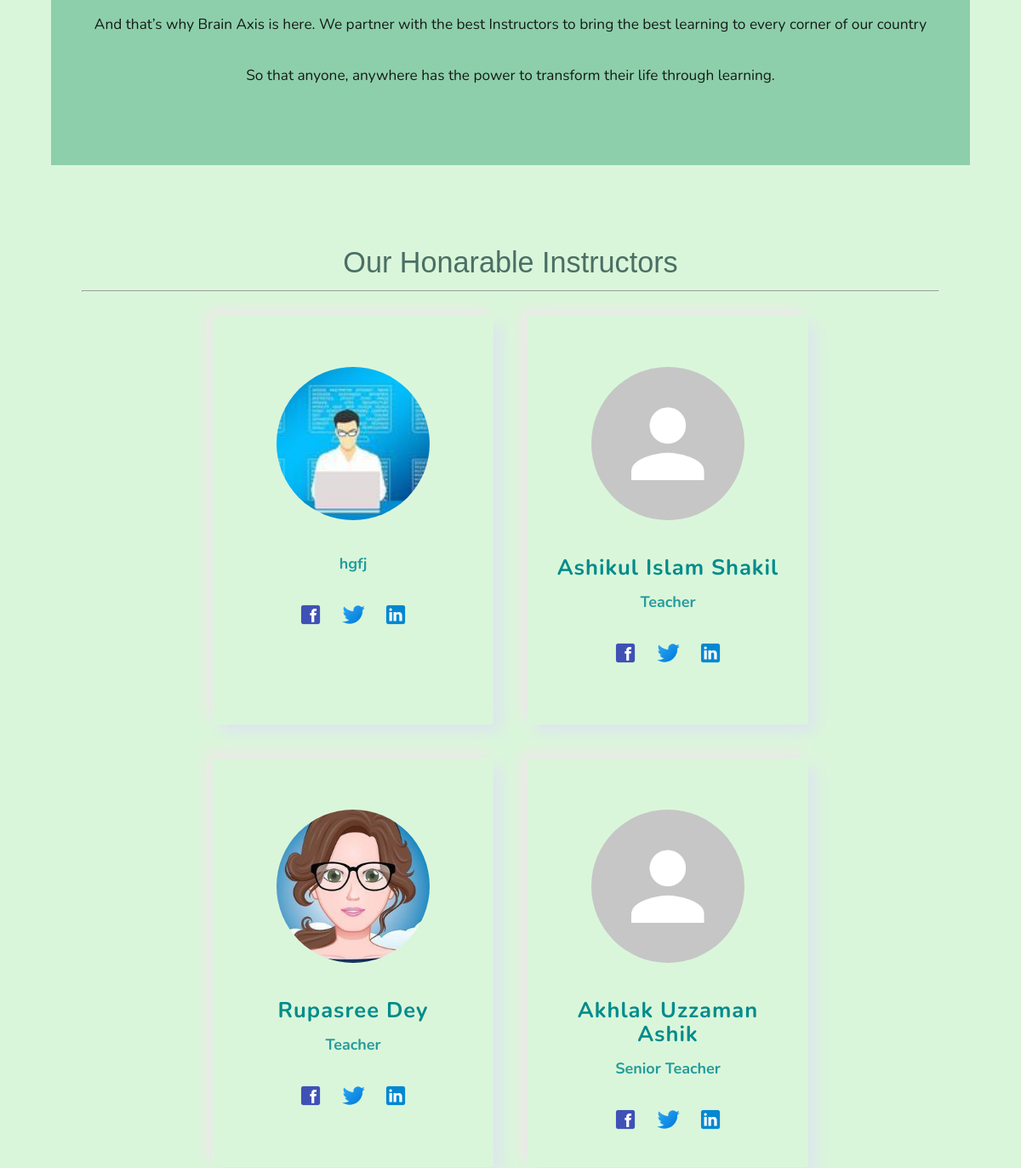
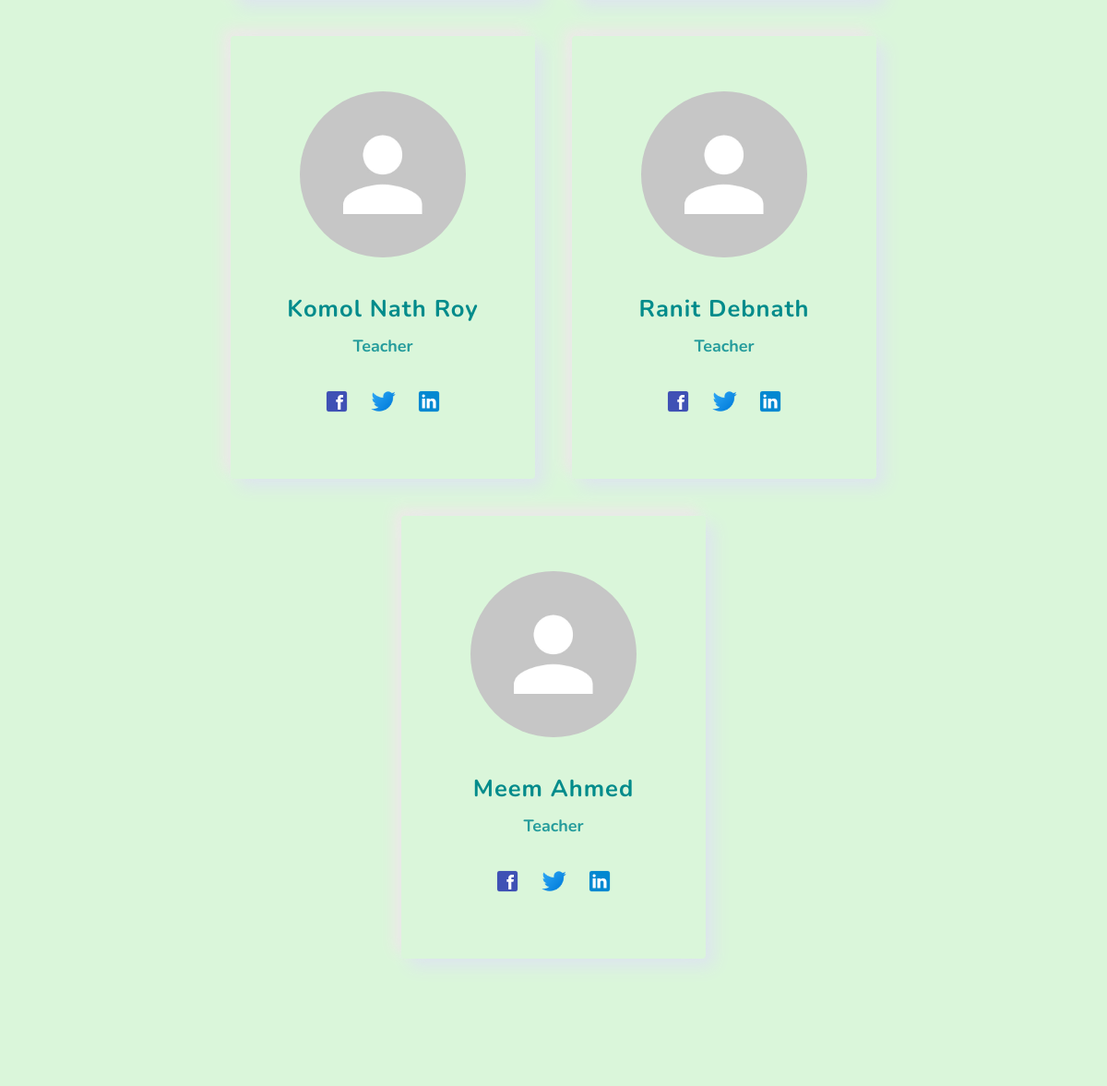
Page /about/ (middle part) on the earlier database version (2 pictures, top to bottom).
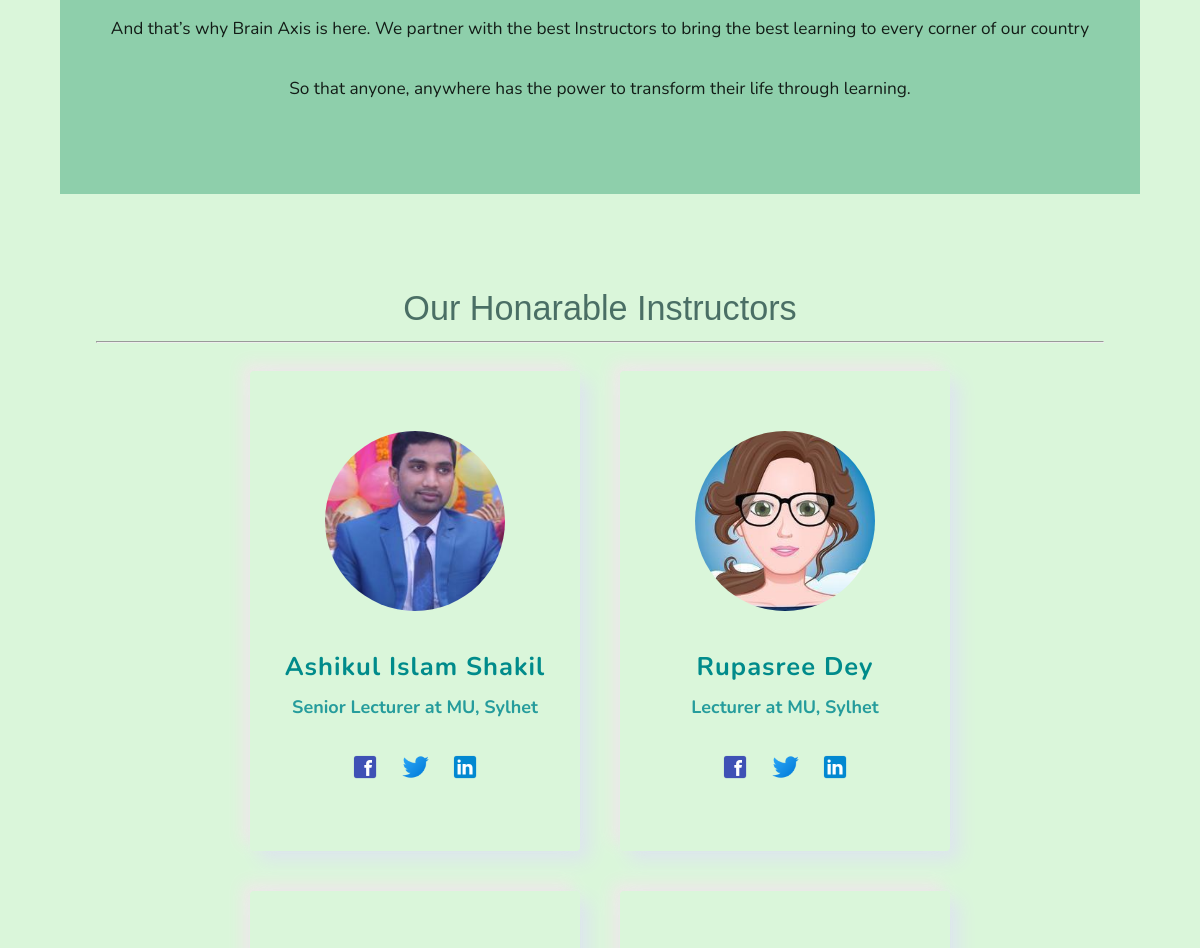
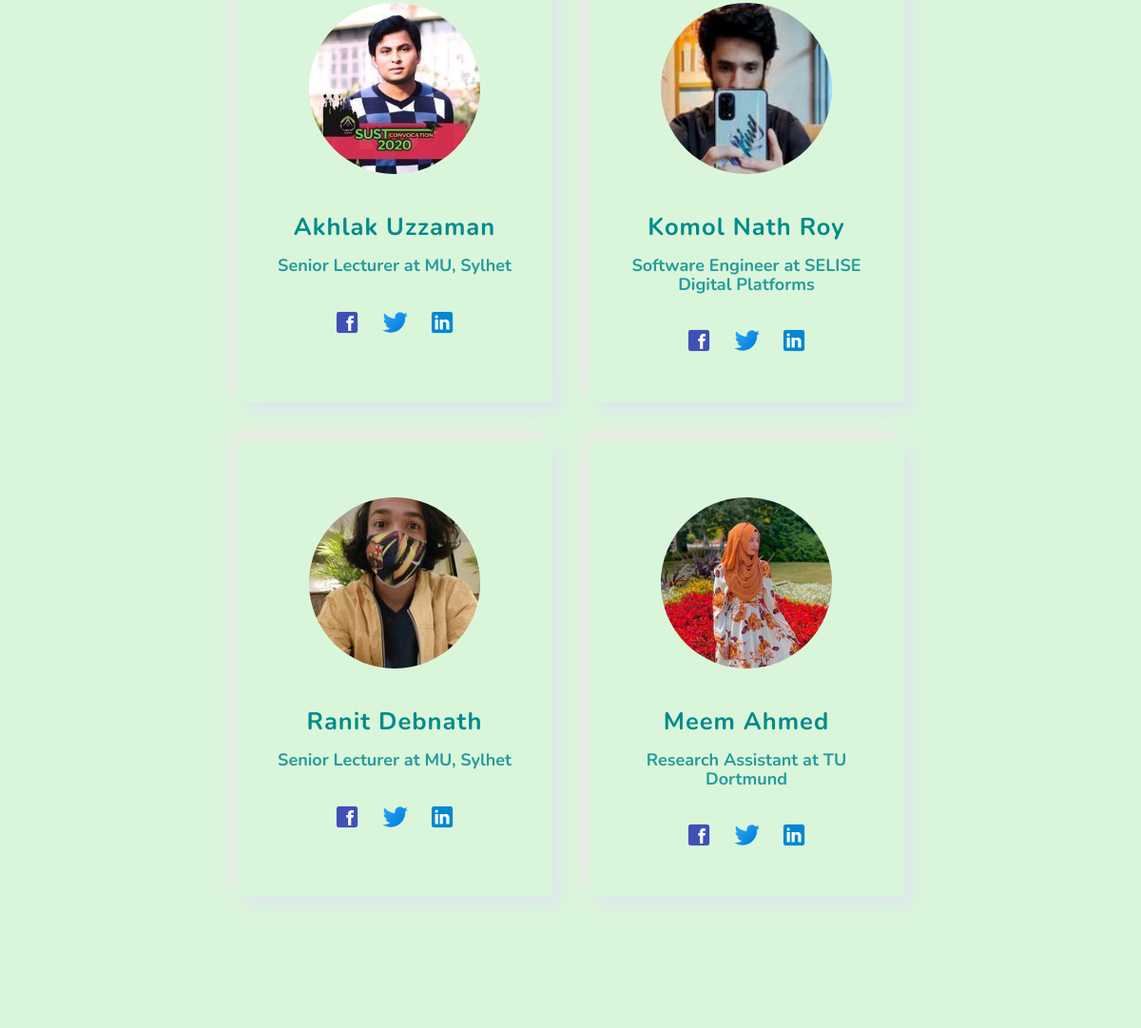
Same page on the later database version (2 pictures, top to bottom).
### authy/models.py (models this page shows, shortened)
class Profile(models.Model):
	user = models.OneToOneField(User, on_delete=models.CASCADE, related_name='profile')
	token = models.CharField(max_length=150, default="")
	verify = models.BooleanField(default=False)
	location = models.CharField(max_length=50, null=True, blank=True)
	topic = models.CharField(max_length=50, null=True, blank=True)
	mobile = models.CharField(max_length=50, null=True, blank=True)
	url = models.CharField(max_length=80, null=True, blank=True)
	url1 = models.CharField(max_length=80, null=True, blank=True)
	profile_info = models.TextField(max_length=150, null=True, blank=True)
	plans = models.TextField(max_length=150, null=True, blank=True)
	created = models.DateField(auto_now_add=True)
	picture = models.ImageField(upload_to=user_directory_path_profile, blank=True, null=True, verbose_name='Picture')
	banner = models.ImageField(upload_to=user_directory_path_banner, blank=True, null=True, verbose_name='Banner')
	Nonee = 'None'
	month1 = '6 Months'
	month2 = '12 Months'
	month3 = '18 Months'
	month4 = '24 Months'
	last = 'More than 2 years of experience'
	experiences = [
		(Nonee, 'None'),
		(month1, '6 Months'),
		(month2, '12 Months'),
		(month3, '18 Months'),
		(month4, '24 Months'),
		(last, 'More than 2 years of experience'),
	]
	user_type = models.CharField(max_length=50, choices=experiences, default=None)
	teacher = 'teacher'
	student = 'student'
	user_types = [
        (teacher, 'teacher'),
        (student, 'student'),
    ]
	user_type = models.CharField(max_length=50, choices=user_types, default=student)

### authy/views.py (the view)
# urls.py: path('about/', about, name='about'),
def about(request):
	template = "about.html"
	teachers = Profile.objects.filter(  user_type='teacher')
	context = {
		'teachers':teachers,
	}
	return render(request, template, context)

### authy/views.py (called while the page is built)
def SideNavInfo(request):
	user = request.user
	nav_profile = None
	if user.is_authenticated:
		nav_profile = Profile.objects.get(user=user)
	return {'nav_profile': nav_profile}

### student_portall/templates/about.html (shortened to what this page needs)
{% extends 'base.html' %}
{% load static %}
{% block content %}
<div style="margin: 5%;">
  <div class="col s12 center">
    <br>
    <div class="section" style="background-color: rgba(92, 182, 140, 0.596); padding: 4%;">
      <br>
        <br>
        <h6>And that’s why Brain Axis is here.
          We partner with the best Instructors
          to bring the best learning
          to every corner of our country</h6><br>
          <h6>So that anyone, anywhere has the power to
            transform their life through learning.</h6>
            <br><br>
    </div>
  </div>
</div>
 <div style="margin: 8%;">
  <h4 class="center" style="color: rgba(0, 41, 41, 0.657); font-family:sans-serif;">Our Honarable Instructors</h4>
  <hr>
  <div class="containerteach">
    {% for teacher in teachers %}
    <div class="col s12 m3">
      <div class="card  cardtch" style="height: 480px;">
        <div class="contenttch">
           {% if teacher.user.profile.picture %}
            <div class="imgboxtch">
                <img src="{{ teacher.user.profile.picture.url }}" alt="">
            </div>
            {% else %}
            <div class="imgboxtch">
                <img src="{% static 'img/no_avatar.jpg' %}" alt="">
            </div>
            {% endif %}
            <div class="contentboxtch">
                <h4>{{ teacher.user.first_name }} {{ teacher.user.last_name }}</h4>
                {% if teacher.user.profile.profile_info %}
                <h5>{{teacher.user.profile.profile_info}}</h5>
                {% else %}
                <h5>Software Engineer</h5>
                {% endif %}
            </div>
            <div class="scii" style="margin-top: 6%;">
               <a href=""><img src="{% static 'img/facebook.png' %}" alt=""></a>
               <a href=""><img src="{% static 'img/twitter.png' %}" alt=""></a>
               <a href=""><img src="{% static 'img/linkedin.png' %}" alt=""></a>
            </div>
        </div>
    </div>
    </div>
     {% endfor %}
 </div>
 </div>
<div style="margin: 5%;padding: 5%;">
</div>
{% endblock %}

### student_portall/templates/base.html (shortened to what this page needs)
{% load static %}
<!DOCTYPE html>
<html lang="en">
<head>
  <link href="{% static 'css/materialize.css' %}" type="text/css" rel="stylesheet" media="screen,projection" />
  <link href="{% static 'css/style.css' %}" type="text/css" rel="stylesheet" media="screen,projection" />
</head>
<body  id="home" class="scrollspy">
  {% block content %}
  {% endblock %}
</body>
</html>

### student_portall/static/css/style.css (style rules this page uses)
body { justify-content: center; background-color: rgb(218, 246, 218); font-family: 'Nunito', sans-serif; }
.containerteach { display: flex; justify-content: center; align-items: center; flex-wrap: wrap; }
.containerteach .cardtch { width: 330px; height: 416px; padding: 60px 30px; margin: 20px; background:rgb(218, 246, 218); box-shadow: 0.6em 0.6em 1.2em #dde5ee, -0.5em -0.5em 1em rgb(238, 232, 232); border-radius: 4px; }
.containerteach .cardtch .contenttch { display: flex; justify-content: center; align-items: center; flex-direction: column; }
.containerteach .cardtch .contenttch .imgboxtch { width: 180px; height: 180px; border-radius: 50%; position: relative; margin-bottom: 20px; overflow: hidden; }
.containerteach .cardtch .contenttch .imgboxtch img { position: absolute; top: 0; left: 0; width: 100%; height: 100%; object-fit: cover; }
.containerteach .cardtch .contenttch .contentboxtch h4 { color: darkcyan; font-size: 1.7rem; font-weight: bold; text-align: center; letter-spacing: 1px; }
.containerteach .cardtch .contenttch .contentboxtch h5 { color: rgb(37, 156, 156); font-size: 1.2rem; font-weight: bold; text-align: center; }
.containerteach .cardtch .contenttch .scii img { text-decoration: none; color: aquamarine; font-size: 30px; margin: 8px; height: 30px; transition: color 0.4s; }

Differences in the rows shown:
removed Profile: user.profile.picture (placeholder picture), user.profile.profile_info "hgfj"
changed Profile: picture empty → "user_5/profile.jpg" (drawn); user.profile.picture: picture added; user.first_name "Ashikul" → "Ashikul Islam"; user.last_name "Islam Shakil" → "Shakil"; user.profile.profile_info "Teacher" → "Senior Lecturer at MU, Sylhet"
changed Profile "Rupasree": user.profile.profile_info "Teacher" → "Lecturer at MU, Sylhet"
changed Profile "Akhlak": picture empty → "user_62/profile.jpg" (drawn); user.profile.picture: picture added; user.last_name "Uzzaman Ashik" → "Uzzaman"; user.profile.profile_info "Senior Teacher" → "Senior Lecturer at MU, Sylhet"
changed Profile "Komol": picture empty → "user_63/profile.jpg" (drawn); user.profile.picture: picture added; user.profile.profile_info "Teacher" → "Software Engineer at SELISE Digital Platforms"
changed Profile "Ranit": picture empty → "user_64/profile.jpg" (drawn); user.profile.picture: picture added; user.profile.profile_info "Teacher" → "Senior Lecturer at MU, Sylhet"
changed Profile "Meem": picture empty → "user_65/profile.jpg" (drawn); user.profile.picture: picture added; user.profile.profile_info "Teacher" → "Research Assistant at TU Dortmund"
